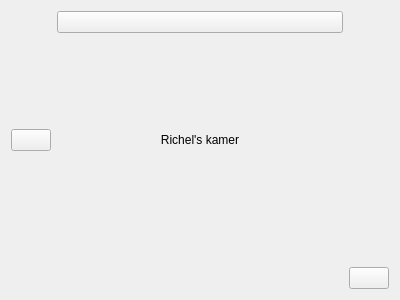
<?xml version="1.0" encoding="UTF-8"?>
<ui version="4.0">
 <class>kamer_richel</class>
 <widget class="QWidget" name="kamer_richel">
  <property name="geometry">
   <rect>
    <x>0</x>
    <y>0</y>
    <width>400</width>
    <height>300</height>
   </rect>
  </property>
  <property name="windowTitle">
   <string>Form</string>
  </property>
  <layout class="QGridLayout" name="gridLayout">
   <item row="1" column="1">
    <widget class="QPushButton" name="knop_w">
     <property name="text">
      <string/>
     </property>
    </widget>
   </item>
   <item row="3" column="3">
    <widget class="QPushButton" name="knop_zo">
     <property name="text">
      <string/>
     </property>
    </widget>
   </item>
   <item row="1" column="2">
    <widget class="QLabel" name="label">
     <property name="sizePolicy">
      <sizepolicy hsizetype="MinimumExpanding" vsizetype="MinimumExpanding">
       <horstretch>0</horstretch>
       <verstretch>0</verstretch>
      </sizepolicy>
     </property>
     <property name="text">
      <string>Richel's kamer</string>
     </property>
     <property name="alignment">
      <set>Qt::AlignCenter</set>
     </property>
    </widget>
   </item>
   <item row="0" column="2">
    <widget class="QPushButton" name="knop_n">
     <property name="text">
      <string/>
     </property>
    </widget>
   </item>
   <item row="2" column="1" colspan="3">
    <widget class="QLabel" name="label_2">
     <property name="text">
      <string/>
     </property>
     <property name="pixmap">
      <pixmap resource="djog_nanos_2018.qrc">:/plaatjes/k3.jpeg</pixmap>
     </property>
    </widget>
   </item>
  </layout>
 </widget>
 <resources>
  <include location="djog_nanos_2018.qrc"/>
 </resources>
 <connections/>
</ui>
